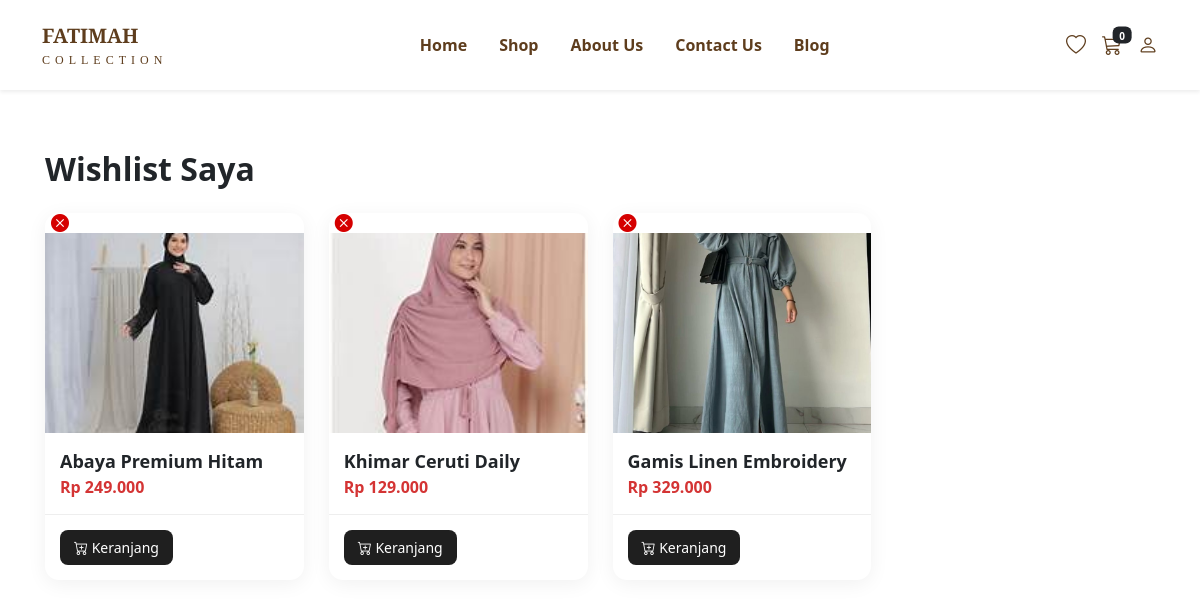
Page /wishlist/wishlist.php (signed in) on the committed database.
### tables this page shows
CREATE TABLE `wishlist` (
  `id` int(11) NOT NULL,
  `user_id` int(11) DEFAULT NULL,
  `product_id` int(11) DEFAULT NULL,
  `created_at` timestamp NOT NULL DEFAULT current_timestamp()
);

CREATE TABLE `products` (
  `id` int(11) NOT NULL,
  `sku` varchar(50) DEFAULT NULL,
  `name` varchar(200) NOT NULL,
  `category` varchar(100) NOT NULL,
  `published` tinyint(1) NOT NULL DEFAULT 1,
  `description` text DEFAULT NULL,
  `price` decimal(12,2) NOT NULL,
  `stock` int(11) NOT NULL DEFAULT 0,
  `image` varchar(255) DEFAULT NULL,
  `created_at` datetime DEFAULT current_timestamp()
);

### wishlist/wishlist.php (the view, shortened to what this page needs)
<?php
$db = new Database();
$conn = $db->conn;
if (isset($_SESSION['users'])) {
    include '../public/components/header_user.php';
} else {
    include '../public/components/header_guest.php';
}
$user_id = $_SESSION['user_id'];
$q = $conn->query("
    SELECT w.id AS wishlist_id, p.id AS product_id, p.name, p.price, p.image
    FROM wishlist w
    JOIN products p ON w.product_id = p.id
    WHERE w.user_id = $user_id
");
?>
<!DOCTYPE html>
<html lang="id">
<head>
    <link rel="stylesheet" href="https://cdn.jsdelivr.net/npm/bootstrap@5.3.2/dist/css/bootstrap.min.css">
    <link rel="stylesheet" href="https://cdn.jsdelivr.net/npm/bootstrap-icons@1.11.1/font/bootstrap-icons.css">
</head>
<body>
<div class="wishlist-container">
    <h1 class="wishlist-title">Wishlist Saya</h1>
    <?php if ($q->num_rows == 0): ?>
        <div class="empty-box">
            <img src="../public/assets/images/shopping-cart.gif"
            alt="Empty Cart Animation"
            style="width:180px; margin-bottom:20px;">
            <h3>Wishlist Kosong</h3>
            <p>Tambahkan produk favoritmu untuk disimpan di sini.</p>
            <a href="../public/shop.php" class="btn btn-dark mt-3">Mulai Belanja</a>
        </div>
    <?php else: ?>
        <div class="wishlist-grid">
            <?php while ($row = $q->fetch_assoc()): ?>
                <div class="wishlist-card">
                    <button class="btn-remove remove-wishlist"
                            data-id="<?= $row['product_id'] ?>">
                        <i class="bi bi-x-circle-fill"></i>
                    </button>
                    <img src="assets/images/<?= $row['image']; ?>" alt="">
                    <div class="wishlist-info">
                        <div class="wishlist-name"><?= $row['name']; ?></div>
                        <div class="wishlist-price">Rp <?= number_format($row['price'], 0, ',', '.'); ?></div>
                    </div>
                    <div class="wishlist-actions">
                        <button class="btn-cart add-to-cart"
                                data-id="<?= $row['product_id'] ?>">
                            <i class="bi bi-cart-plus"></i> Keranjang
                        </button>
                    </div>
                </div>
            <?php endwhile; ?>
        </div>
    <?php endif; ?>
</div>
</body>
</html>

### wishlist/wishlist.php (style rules this page uses)
body { background: #ffffffff; }
.wishlist-container { max-width: 1150px; margin: 40px auto; padding: 20px; }
.wishlist-title { font-size: 32px; font-weight: 700; margin-bottom: 25px; }
.wishlist-grid { display: grid; grid-template-columns: repeat(auto-fill, minmax(230px, 1fr)); gap: 25px; }
.wishlist-card { background: #ffffffff; border-radius: 14px; overflow: hidden; box-shadow: 0 4px 20px rgba(0,0,0,0.06); transition: 0.3s ease; position: relative; }
.wishlist-card img { width: 100%; height: 200px; object-fit: cover; }
.wishlist-info { padding: 15px; }
.wishlist-name { font-size: 18px; font-weight: 600; }
.wishlist-price { font-size: 16px; color: #d43434; font-weight: bold; }
.wishlist-actions { display: flex; justify-content: space-between; padding: 15px; border-top: 1px solid #eee; }
.btn-cart { background: #1f1f1f; padding: 7px 14px; color: #fff; border-radius: 8px; border: none; font-size: 14px; transition: 0.2s; }
.btn-remove { background: transparent; border: none; color: #d50000; font-size: 18px; }

### rows in the picture
wishlist: product.image (picture), product.name "Abaya Premium Hitam", product.price "249.000"
wishlist: product.image (picture), product.name "Khimar Ceruti Daily", product.price "129.000"
wishlist: product.image (picture), product.name "Gamis Linen Embroidery", product.price "329.000"
